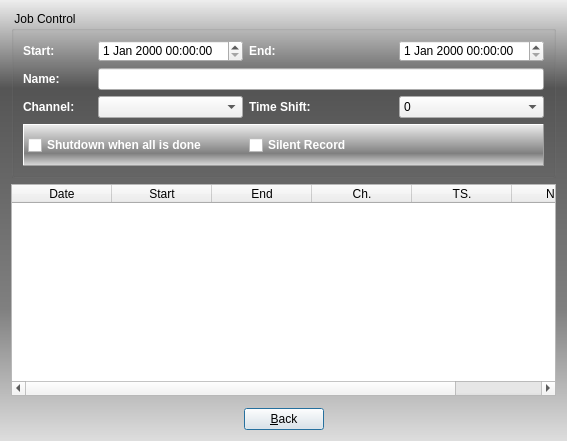
<?xml version="1.0" encoding="UTF-8"?>
<ui version="4.0">
 <class>CTimerRec</class>
 <widget class="QDialog" name="CTimerRec">
  <property name="geometry">
   <rect>
    <x>0</x>
    <y>0</y>
    <width>567</width>
    <height>441</height>
   </rect>
  </property>
  <property name="windowTitle">
   <string>Timer Record</string>
  </property>
  <property name="styleSheet">
   <string notr="true">QDialog#CTimerRec {
background-color: qlineargradient(spread:pad, x1:0, y1:0, x2:0, y2:1, stop:0 #eee, stop:0.2 #555, stop:0.7 grey, stop:1 #dedede);
}</string>
  </property>
  <property name="locale">
   <locale language="English" country="UnitedStates"/>
  </property>
  <layout class="QVBoxLayout" name="verticalLayout_2" stretch="0,60,0">
   <item>
    <widget class="QGroupBox" name="groupBoxEntry">
     <property name="title">
      <string> Job Control </string>
     </property>
     <layout class="QGridLayout" name="gridLayout">
      <item row="0" column="0">
       <widget class="QLabel" name="labStart">
        <property name="minimumSize">
         <size>
          <width>0</width>
          <height>0</height>
         </size>
        </property>
        <property name="styleSheet">
         <string notr="true">QLabel {
   font-weight: bold;
   color: white;
}</string>
        </property>
        <property name="text">
         <string>Start: </string>
        </property>
       </widget>
      </item>
      <item row="0" column="1">
       <widget class="QDateTimeEdit" name="dtEdtStart"/>
      </item>
      <item row="0" column="2">
       <widget class="QLabel" name="labEnd">
        <property name="styleSheet">
         <string notr="true">QLabel {
   font-weight: bold;
   color: white;
}</string>
        </property>
        <property name="text">
         <string>End: </string>
        </property>
       </widget>
      </item>
      <item row="0" column="4">
       <widget class="QDateTimeEdit" name="dtEdtEnd"/>
      </item>
      <item row="1" column="0">
       <widget class="QLabel" name="labName">
        <property name="minimumSize">
         <size>
          <width>0</width>
          <height>0</height>
         </size>
        </property>
        <property name="styleSheet">
         <string notr="true">QLabel {
   font-weight: bold;
   color: white;
}</string>
        </property>
        <property name="text">
         <string>Name: </string>
        </property>
       </widget>
      </item>
      <item row="2" column="0">
       <widget class="QLabel" name="labChannel">
        <property name="minimumSize">
         <size>
          <width>0</width>
          <height>0</height>
         </size>
        </property>
        <property name="styleSheet">
         <string notr="true">QLabel {
   font-weight: bold;
   color: white;
}</string>
        </property>
        <property name="text">
         <string>Channel: </string>
        </property>
       </widget>
      </item>
      <item row="2" column="1">
       <widget class="QComboBox" name="cbxChannel">
        <property name="minimumSize">
         <size>
          <width>0</width>
          <height>0</height>
         </size>
        </property>
       </widget>
      </item>
      <item row="2" column="4">
       <widget class="QComboBox" name="cbxTimeShift">
        <property name="minimumSize">
         <size>
          <width>80</width>
          <height>0</height>
         </size>
        </property>
        <item>
         <property name="text">
          <string>0</string>
         </property>
        </item>
        <item>
         <property name="text">
          <string>1</string>
         </property>
        </item>
        <item>
         <property name="text">
          <string>2</string>
         </property>
        </item>
        <item>
         <property name="text">
          <string>3</string>
         </property>
        </item>
        <item>
         <property name="text">
          <string>4</string>
         </property>
        </item>
        <item>
         <property name="text">
          <string>8</string>
         </property>
        </item>
        <item>
         <property name="text">
          <string>9</string>
         </property>
        </item>
        <item>
         <property name="text">
          <string>10</string>
         </property>
        </item>
        <item>
         <property name="text">
          <string>11</string>
         </property>
        </item>
       </widget>
      </item>
      <item row="3" column="0" colspan="5">
       <widget class="QFrame" name="frameCtrl">
        <property name="styleSheet">
         <string notr="true">QFrame#frameCtrl {
  background-color: qlineargradient(spread:pad, x1:0, y1:0, x2:0, y2:1, stop:0 #eee, stop:0.7 grey, stop:1 #dedede);
}</string>
        </property>
        <property name="frameShape">
         <enum>QFrame::Panel</enum>
        </property>
        <property name="frameShadow">
         <enum>QFrame::Raised</enum>
        </property>
        <property name="lineWidth">
         <number>1</number>
        </property>
        <layout class="QGridLayout" name="gridLayout_2">
         <property name="margin">
          <number>4</number>
         </property>
         <item row="0" column="1">
          <widget class="QCheckBox" name="checkRecMini">
           <property name="styleSheet">
            <string notr="true">QCheckBox#checkRecMini {
   font-weight: bold;
   color: white;
}</string>
           </property>
           <property name="text">
            <string>Silent Record</string>
           </property>
          </widget>
         </item>
         <item row="0" column="0">
          <widget class="QCheckBox" name="checkShutdown">
           <property name="styleSheet">
            <string notr="true">QCheckBox#checkShutdown {
   font-weight: bold;
   color: white;
}</string>
           </property>
           <property name="text">
            <string>Shutdown when all is done</string>
           </property>
          </widget>
         </item>
         <item row="0" column="2">
          <widget class="QPushButton" name="btnSet">
           <property name="minimumSize">
            <size>
             <width>32</width>
             <height>32</height>
            </size>
           </property>
           <property name="maximumSize">
            <size>
             <width>32</width>
             <height>32</height>
            </size>
           </property>
           <property name="toolTip">
            <string>Add / Update Job</string>
           </property>
           <property name="text">
            <string/>
           </property>
           <property name="icon">
            <iconset resource="../common.qrc">
             <normaloff>:/app/add</normaloff>:/app/add</iconset>
           </property>
           <property name="iconSize">
            <size>
             <width>24</width>
             <height>24</height>
            </size>
           </property>
           <property name="autoDefault">
            <bool>false</bool>
           </property>
           <property name="flat">
            <bool>true</bool>
           </property>
          </widget>
         </item>
         <item row="0" column="3">
          <widget class="QPushButton" name="btnDel">
           <property name="minimumSize">
            <size>
             <width>32</width>
             <height>32</height>
            </size>
           </property>
           <property name="maximumSize">
            <size>
             <width>32</width>
             <height>32</height>
            </size>
           </property>
           <property name="toolTip">
            <string>Delete Job from Joblist</string>
           </property>
           <property name="text">
            <string/>
           </property>
           <property name="icon">
            <iconset resource="../common.qrc">
             <normaloff>:/app/del</normaloff>:/app/del</iconset>
           </property>
           <property name="iconSize">
            <size>
             <width>24</width>
             <height>24</height>
            </size>
           </property>
           <property name="autoDefault">
            <bool>false</bool>
           </property>
           <property name="flat">
            <bool>true</bool>
           </property>
          </widget>
         </item>
        </layout>
       </widget>
      </item>
      <item row="2" column="2">
       <widget class="QLabel" name="labTimeShift">
        <property name="styleSheet">
         <string notr="true">QLabel {
   font-weight: bold;
   color: white;
}</string>
        </property>
        <property name="text">
         <string>Time Shift:</string>
        </property>
       </widget>
      </item>
      <item row="1" column="1" colspan="4">
       <widget class="QLineEdit" name="edtName"/>
      </item>
     </layout>
    </widget>
   </item>
   <item>
    <widget class="QTableWidget" name="tableRecordEntries">
     <attribute name="horizontalHeaderStretchLastSection">
      <bool>true</bool>
     </attribute>
     <attribute name="verticalHeaderVisible">
      <bool>false</bool>
     </attribute>
     <attribute name="verticalHeaderStretchLastSection">
      <bool>false</bool>
     </attribute>
     <column>
      <property name="text">
       <string>Date</string>
      </property>
     </column>
     <column>
      <property name="text">
       <string>Start</string>
      </property>
     </column>
     <column>
      <property name="text">
       <string>End</string>
      </property>
     </column>
     <column>
      <property name="text">
       <string>Ch.</string>
      </property>
     </column>
     <column>
      <property name="text">
       <string>TS.</string>
      </property>
     </column>
     <column>
      <property name="text">
       <string>Name</string>
      </property>
     </column>
    </widget>
   </item>
   <item>
    <layout class="QHBoxLayout" name="hLayoutQuit">
     <property name="topMargin">
      <number>6</number>
     </property>
     <item>
      <spacer name="horizontalSpacer_3">
       <property name="orientation">
        <enum>Qt::Horizontal</enum>
       </property>
       <property name="sizeHint" stdset="0">
        <size>
         <width>40</width>
         <height>20</height>
        </size>
       </property>
      </spacer>
     </item>
     <item>
      <widget class="QPushButton" name="pushOK">
       <property name="text">
        <string>&amp;Back</string>
       </property>
      </widget>
     </item>
     <item>
      <spacer name="horizontalSpacer_2">
       <property name="orientation">
        <enum>Qt::Horizontal</enum>
       </property>
       <property name="sizeHint" stdset="0">
        <size>
         <width>40</width>
         <height>20</height>
        </size>
       </property>
      </spacer>
     </item>
    </layout>
   </item>
  </layout>
 </widget>
 <resources>
  <include location="../common.qrc"/>
 </resources>
 <connections>
  <connection>
   <sender>pushOK</sender>
   <signal>clicked()</signal>
   <receiver>CTimerRec</receiver>
   <slot>accept()</slot>
   <hints>
    <hint type="sourcelabel">
     <x>188</x>
     <y>306</y>
    </hint>
    <hint type="destinationlabel">
     <x>325</x>
     <y>305</y>
    </hint>
   </hints>
  </connection>
 </connections>
</ui>
